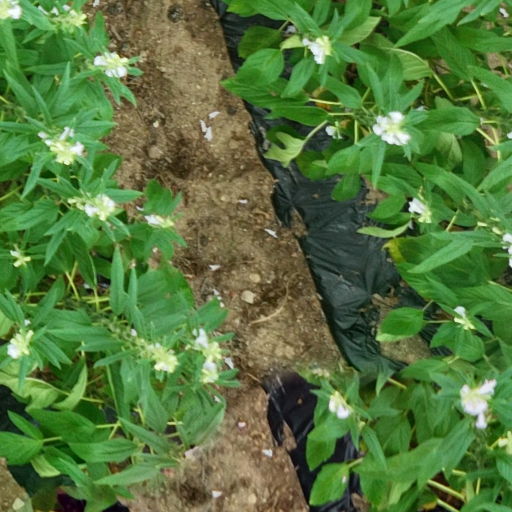
#> input picture dataset/sesame_dataset_v1/images/tile_r016227_c004195.png, 512 x 512 px, given in place of ortho_1cm.jpg, which was not available
$ python nonvegetated_detections.py ../dataset/sesame_dataset_v1/images/tile_r016227_c004195.png
#> lines starting #> are read from the running program, lines starting #| are printed output that depends on the picture
"""Detections on non-vegetated ground (bare soil and plastic mulch) away from the crop canopy.
Vegetation is mapped from the 1-cm orthomosaic preview with the excess-green index (ExG = 2g - r - b of
chromatic coordinates) and Otsu's threshold; detections of the wall-to-wall maps (final models, cross-validated
thresholds) are counted where their centre lies on non-vegetated ground at least d cm from any vegetation pixel."""
import sys as _s, os as _o; _s.path.insert(0, _o.path.join(_o.path.dirname(_o.path.abspath(__file__)), "lib")); from paths import *  # noqa
import numpy as np, pandas as pd, json
from PIL import Image
from scipy import ndimage as ndi
Image.MAX_IMAGE_PIXELS = None
B = PREVIEW_DIR                       # ortho_1cm.jpg and ortho_1cm_alpha.png from make_previews.py
X0, Y0 = 480919.25018164766, 4044525.1466317894; PX = 0.0019999573967093604 * 5; PY = 0.0019999711682572143 * 5
rgb = np.asarray(Image.open(B + "ortho_1cm.jpg").convert("RGB")).astype(np.float64)
valid = np.asarray(Image.open(B + "ortho_1cm_alpha.png")) > 0
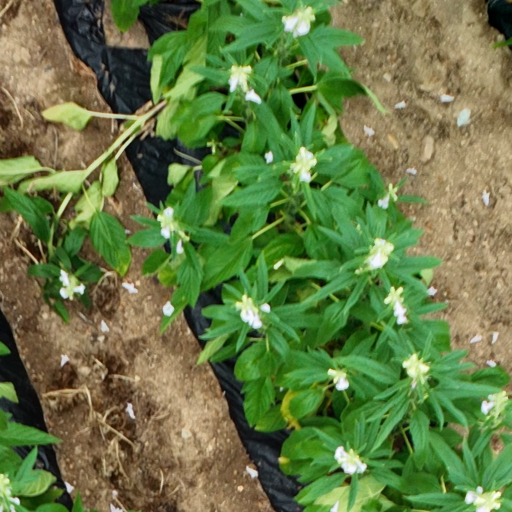
#> input picture dataset/sesame_dataset_v1/images/tile_r016739_c004451.png, 512 x 512 px, given in place of ortho_1cm_alpha.png, which was not available
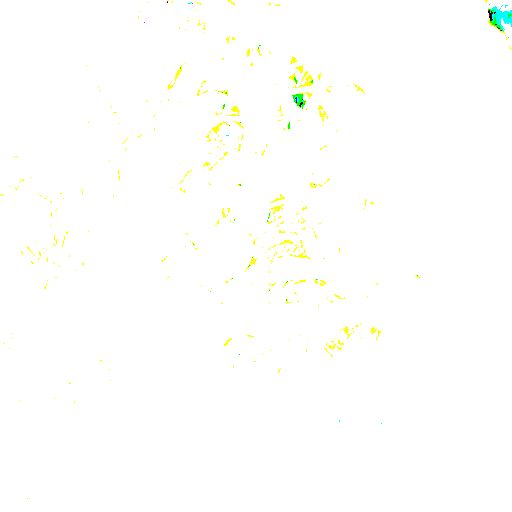
#> valid: shape (512, 512, 3) bool; mean R, G, B 0.998, 1, 0.991
s = rgb.sum(2) + 1e-9; r, g, b = rgb[..., 0] / s, rgb[..., 1] / s, rgb[..., 2] / s
#> after `s = rgb.sum(2) + 1e-09`:
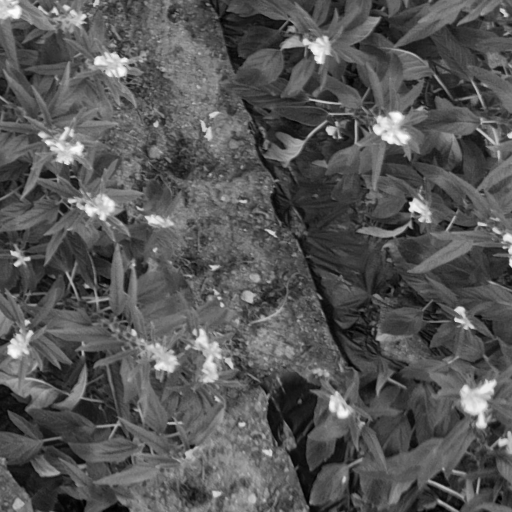
#> s: shape (512, 512) float64; min 11, max 759, mean 265.2; drawn with min black and max white
#> after `r, g, b = (rgb[..., 0] / s, rgb[..., 1] / s, rgb[..., 2] / s)`:
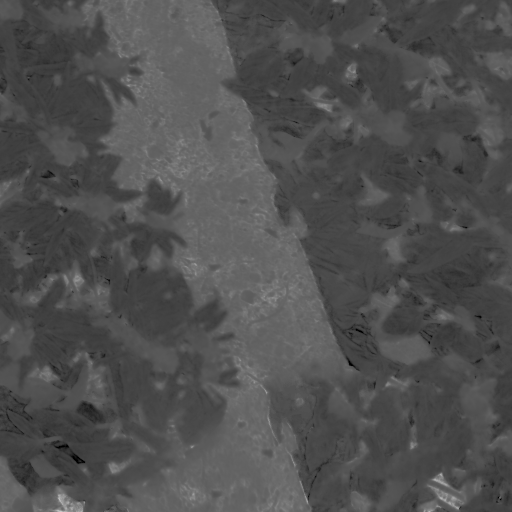
#> r: shape (512, 512) float64; min 0, max 0.786, mean 0.315
#> after `r, g, b = (rgb[..., 0] / s, rgb[..., 1] / s, rgb[..., 2] / s)`:
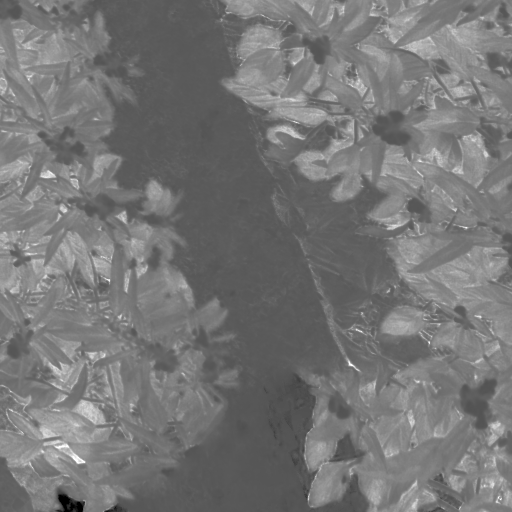
#> g: shape (512, 512) float64; min 0, max 1, mean 0.466
#> after `r, g, b = (rgb[..., 0] / s, rgb[..., 1] / s, rgb[..., 2] / s)`:
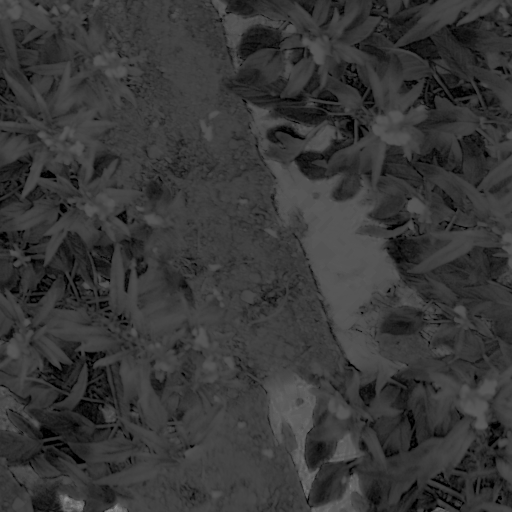
#> b: shape (512, 512) float64; min 0, max 0.571, mean 0.22
exg = 2 * g - r - b
#> (the run stopped early here; a loop or call above may not have finished)
